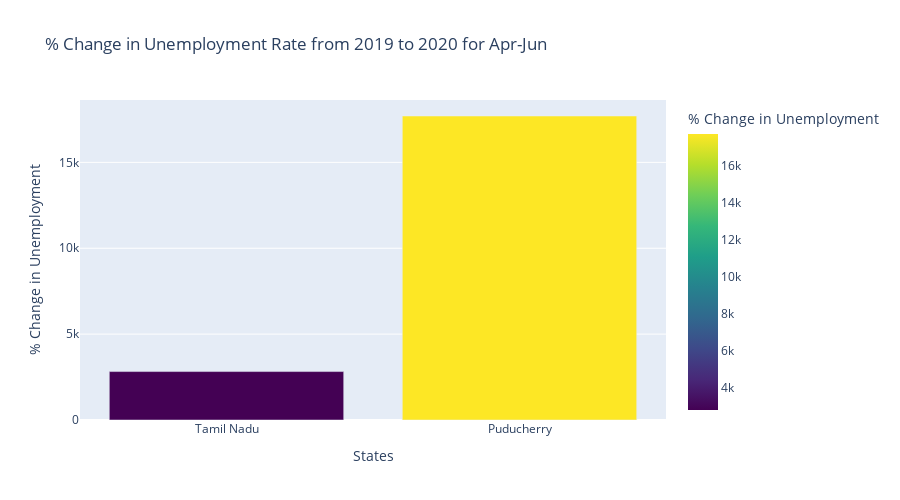

Notebook cell for this chart:
### Code cell
# Bar for Tamil Nadu & Puducherry
fig = px.bar(pctUER.iloc[26:,:], x=bna.columns[0],y=bna.columns[3],color=bna.columns[3],
            labels={bna.columns[0] : 'States', bna.columns[3] : '% Change in Unemployment'},
            title='% Change in Unemployment Rate from 2019 to 2020 for Apr-Jun ',
            color_continuous_scale = 'viridis', width=900, height=500)
fig.show()

### Figure 1 — Plotly figure (JSON) as saved in the notebook; plotly's stock layout.template omitted (floating-point values rounded to 4 significant figures)
{"data": [{"alignmentgroup": "True", "hovertemplate": "States=%{x}<br>% Change in Unemployment=%{marker.color}<extra></extra>", "legendgroup": "", "marker": {"color": [2820, 17700], "coloraxis": "coloraxis", "pattern": {"shape": ""}}, "name": "", "offsetgroup": "", "orientation": "v", "showlegend": false, "textposition": "auto", "type": "bar", "x": ["Tamil Nadu", "Puducherry"], "xaxis": "x", "y": [2820, 17700], "yaxis": "y"}], "layout": {"barmode": "relative", "coloraxis": {"colorbar": {"title": {"text": "% Change in Unemployment"}}, "colorscale": [[0, "#440154"], [0.1111, "#482878"], [0.2222, "#3e4989"], [0.3333, "#31688e"], [0.4444, "#26828e"], [0.5556, "#1f9e89"], [0.6667, "#35b779"], [0.7778, "#6ece58"], [0.8889, "#b5de2b"], [1, "#fde725"]]}, "height": 500, "legend": {"tracegroupgap": 0}, "title": {"text": "% Change in Unemployment Rate from 2019 to 2020 for Apr-Jun "}, "width": 900, "xaxis": {"anchor": "y", "domain": [0, 1], "title": {"text": "States"}}, "yaxis": {"anchor": "x", "domain": [0, 1], "title": {"text": "% Change in Unemployment"}}}}
